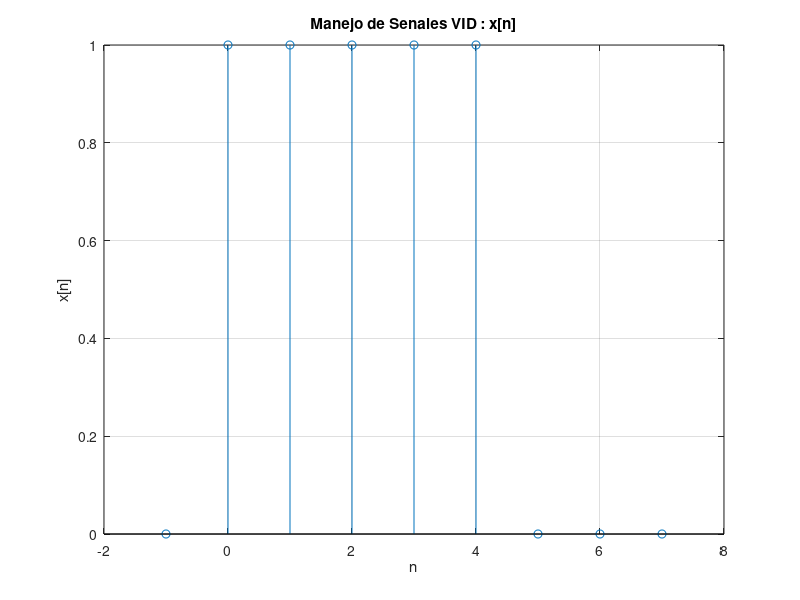
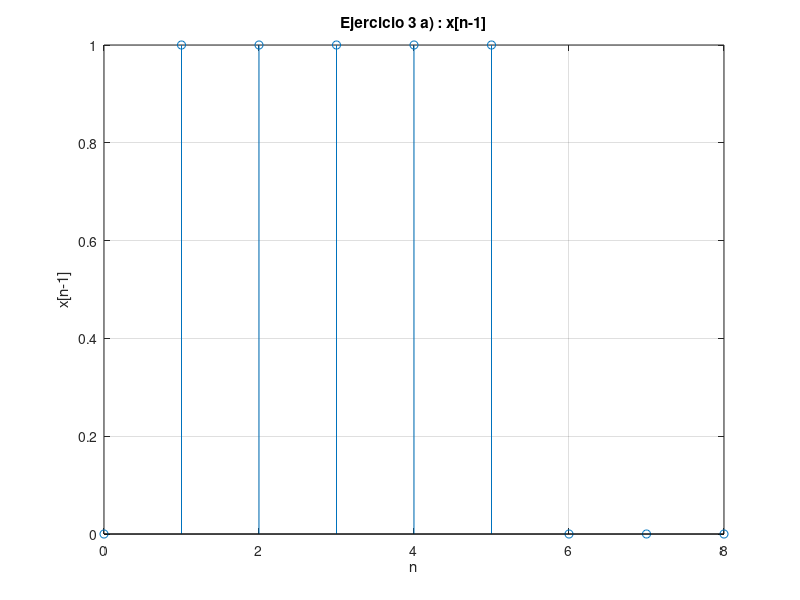

MATLAB code for these plots, in order:
n = -1:7;
x_n = [0, 1, 1, 1, 1, 1, 0, 0, 0];

figure;
stem(n, x_n);
xlabel('n');
ylabel('x[n]');
title('Manejo de Senales VID : x[n]');
grid on;

xa = n + 1;
figure; 
stem(xa, x_n);
xlabel('n');
ylabel('x[n-1]');
title('Ejercicio 3 a) : x[n-1]');
grid on;